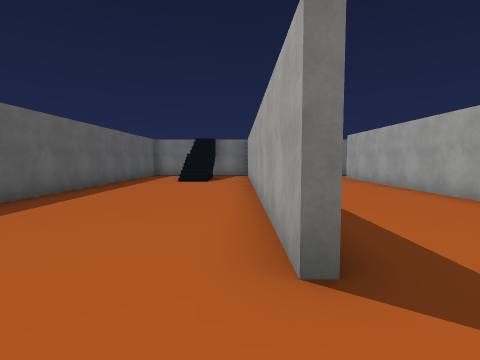
[1] (above)

16 first-person views from a walk through a scene from a Unity 3-D project. The camera is 1.5 m above the floor, tilts 4° down and sees 80° across. The floor is counted in squares, 2 m on a side. Each view is taken from the middle of a square. On the plan, view 1 faces up. The plan holds only what a view shows up to about 10 squares ahead; the rest is blank. The place goes on beyond the plan. Some surface patterns are stand-ins.

[2]
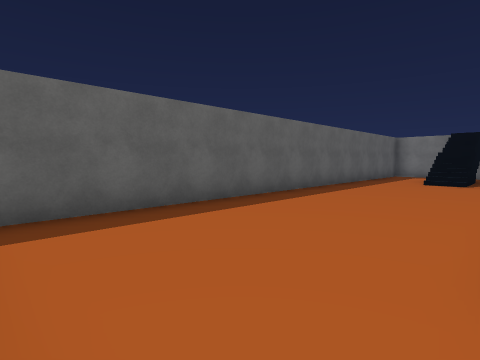

[3]
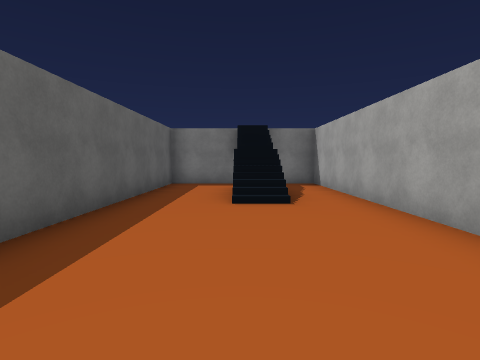

[4]
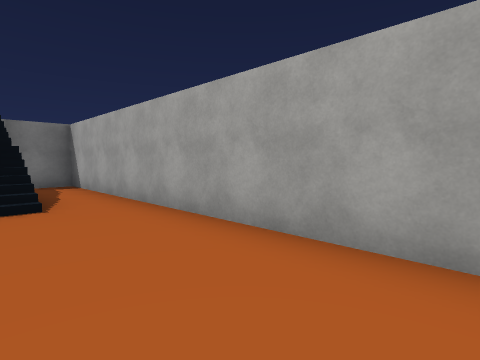

[5]
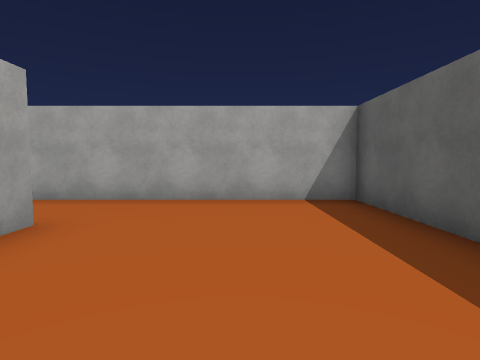

[6]
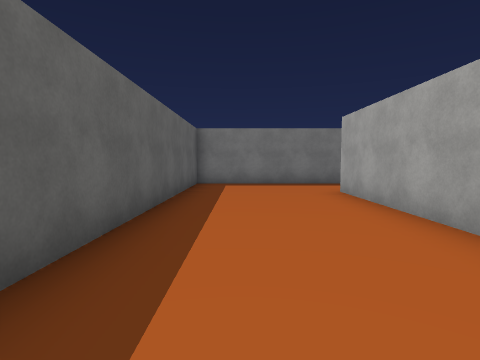

[7]
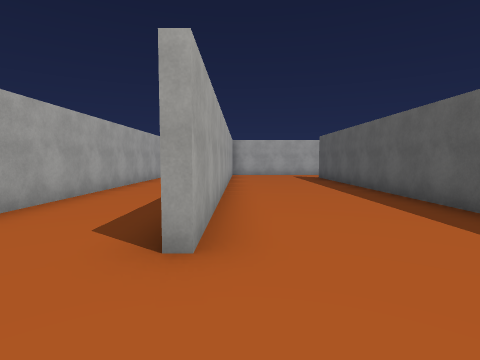

[8]
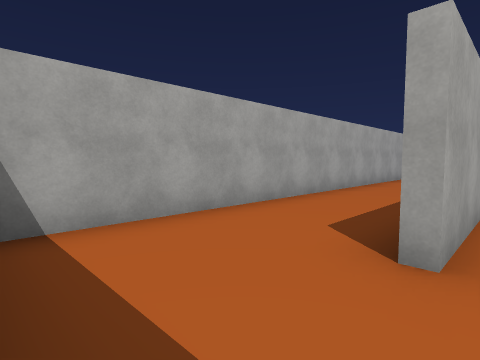

[9]
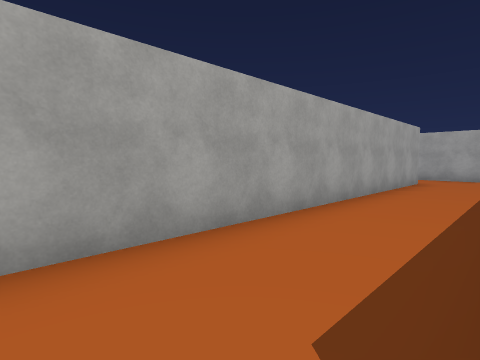

[10]
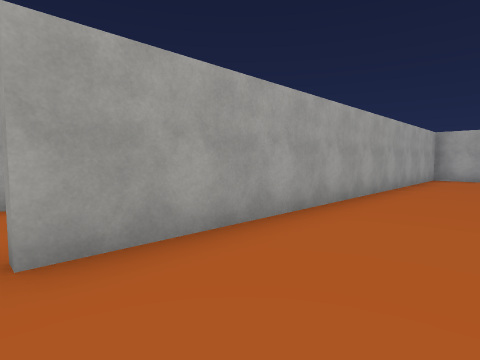

[11]
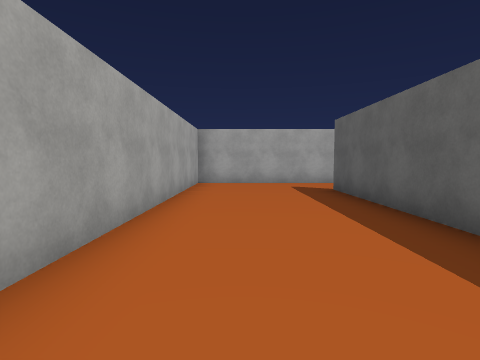

[12]
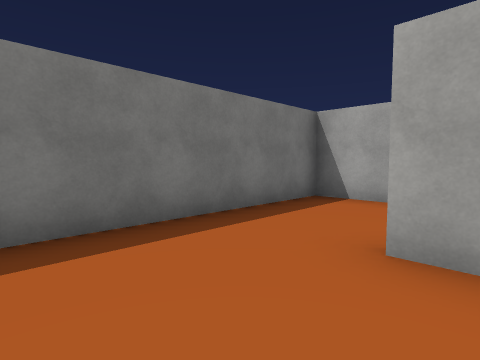

[13]
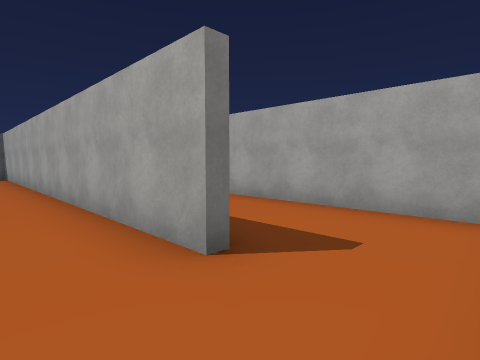

[14]
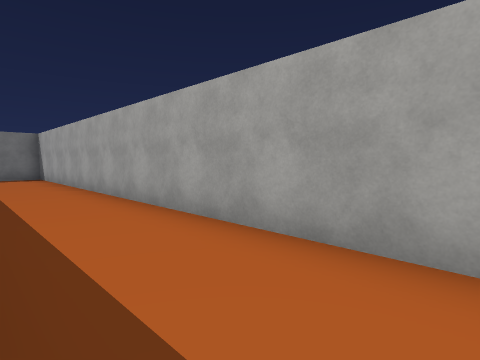

[15]
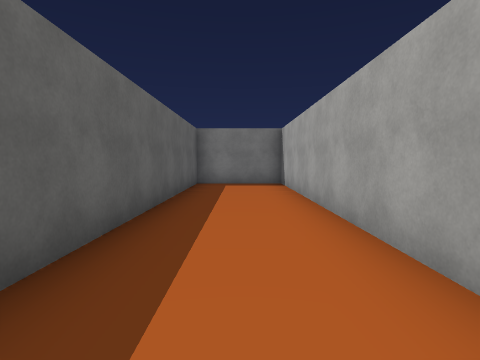

[16]
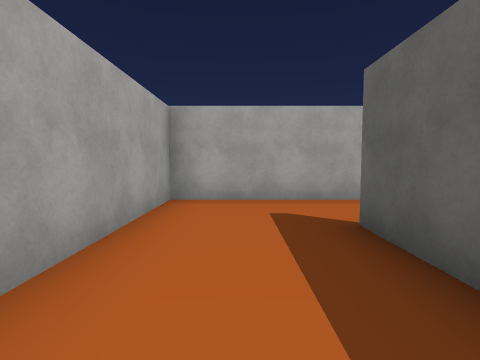

### Floor plan
Key: @ floor where view 1 was taken; # wall or solid block; . floor; / step, stairs or slope.
Columns run from 5 left of view 1 to 11 right of it. Each row starts with its distance up from view 1.
 15 #################
 14 #.../.#......#..#
 13 #..//.#......#..#
 12 #..#/.#......#..#
 11 #..//.#...#..#..#
 10 #..//.#...#..#..#
  9 #.....#...#..#..#
  8 #.....#...#..#..#
  7 #.....#...#..#..#
  6 #.....#...#..#..#
  5 #.....#...#..#..#
  4 #.....#...#..#..#
  3 #.....#...#..#..#
  2 #.....#...#..#..#
  1 #.........#.....#
  0 #....@....#.....#
 -1 #################

Where each view was taken, in squares from view 1:
view 1: 0 up, 0 right, facing up
view 2: 0 up, 0 right, facing up-left
view 3: 5 up, 2 left, facing up
view 4: 5 up, 2 left, facing up-right
view 5: 5 up, 2 left, facing down
view 6: 5 up, 2 right, facing up
view 7: 14 up, 4 right, facing down
view 8: 14 up, 4 right, facing down-right
view 9: 12 up, 5 right, facing down-right
view 10: 12 up, 2 right, facing down-right
view 11: 9 up, 3 right, facing down
view 12: 11 up, 2 right, facing up-right
view 13: 0 up, 6 right, facing up-right
view 14: 1 up, 8 right, facing up-right
view 15: 5 up, 9 right, facing up
view 16: 5 up, 9 right, facing down
